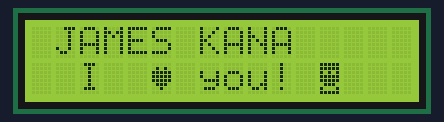
Simulated run of this sketch. Board: Arduino Uno, built with avr-gcc and run on an emulated ATmega328P. Shown: 16×2 character LCD.

Above: at 0.2 s.
At 0.7 s:
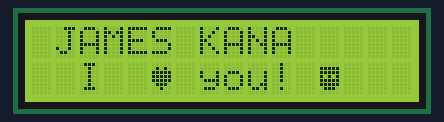
At 1.2 s:
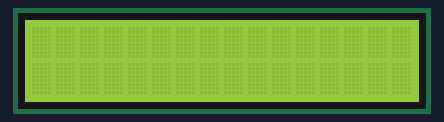

The sketch:

lcd_i2c.ino
```cpp
#include <Wire.h>
#include <LiquidCrystal_I2C.h>

LiquidCrystal_I2C lcd(0x27,16,2);

byte coeur[8] = {
  0b00000,
  0b01010,
  0b11111,
  0b11111,
  0b11111,
  0b01110,
  0b00100,
  0b00000
};
byte smile[8] = {
  0b00000,
  0b00000,
  0b01010,
  0b00000,
  0b00000,
  0b10001,
  0b01110,
  0b00000
};
byte smiles[8] = {
  0b11111,
  0b11111,
  0b10101,
  0b11111,
  0b11111,
  0b01110,
  0b10001,
  0b11111
};
byte smiless[8] = {
  0b00000,
  0b11111,
  0b11111,
  0b10101,
  0b11111,
  0b11111,
  0b01110,
  0b00000
};

void setup()
{
  lcd.init();

  lcd.createChar(1, coeur);
  lcd.createChar(2, smiles);
  lcd.createChar(3, smiless);

  lcd.backlight();
  lcd.setCursor(1,0);
  lcd.print("JAMES KANA");
  lcd.setCursor(2,1);
  lcd.print("I");
  lcd.setCursor(5,1);
  lcd.write(1);
  lcd.setCursor(7,1);
  lcd.print("you!");
  lcd.setCursor(12, 1);
  lcd.write(2);

}


void loop()
{
   lcd.backlight();
  lcd.setCursor(1,0);
  lcd.print("JAMES KANA");
  lcd.setCursor(2,1);
  lcd.print("I");
  lcd.setCursor(5,1);
  lcd.write(1);
  lcd.setCursor(7,1);
  lcd.print("you!");
  lcd.setCursor(12, 1);
  lcd.write(2);
  delay(500);
  lcd.setCursor(12, 1);
  lcd.write(3);
  delay(500);
  lcd.noDisplay();
  delay(500);
  lcd.display();

}
```

Measured:
- by itself, everything shown: repeats every 1.5 s, in 4 steps
- what the display in image 1 shows lasts 0.5 s, from 0.6 s to 1.1 s
